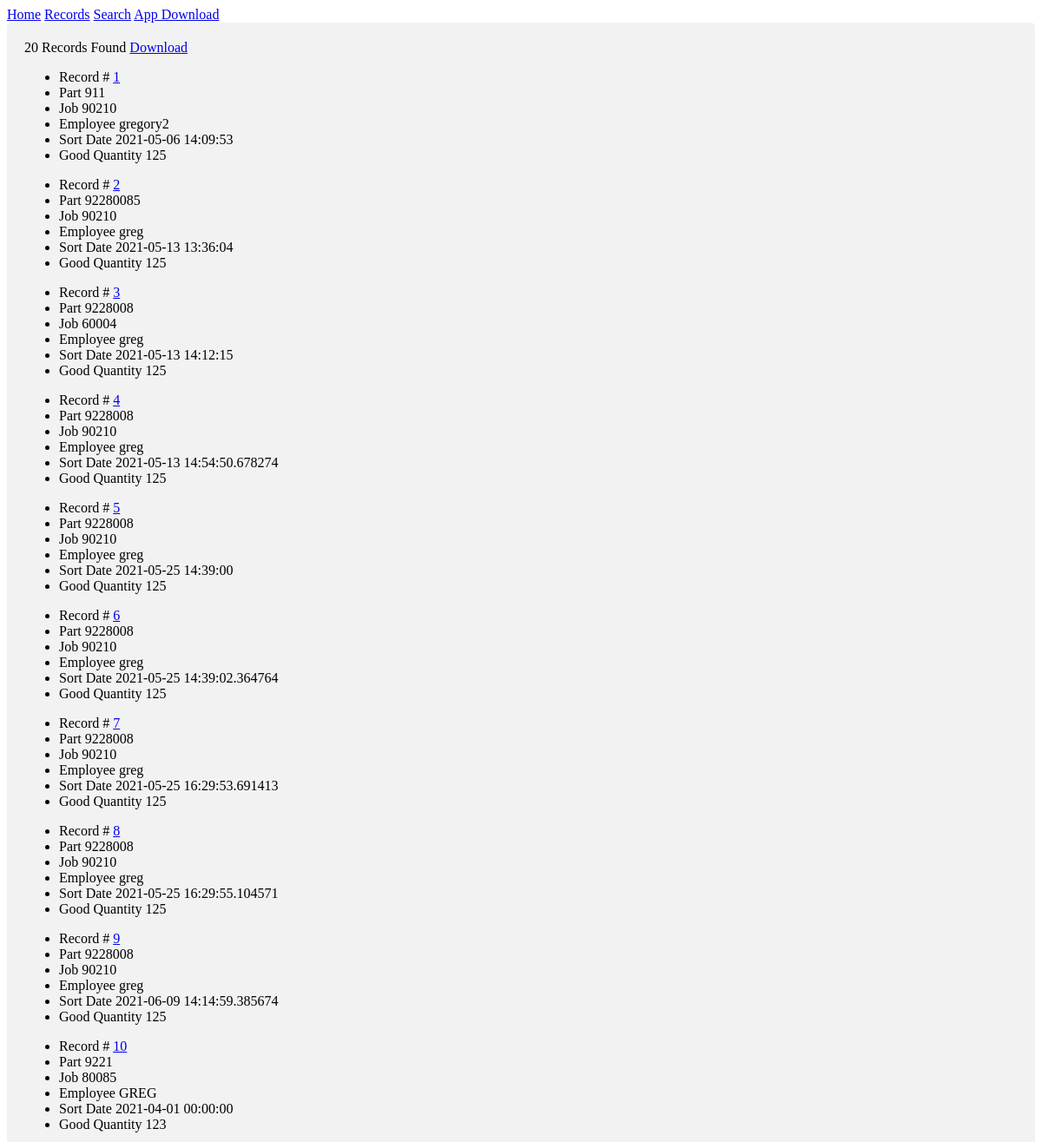
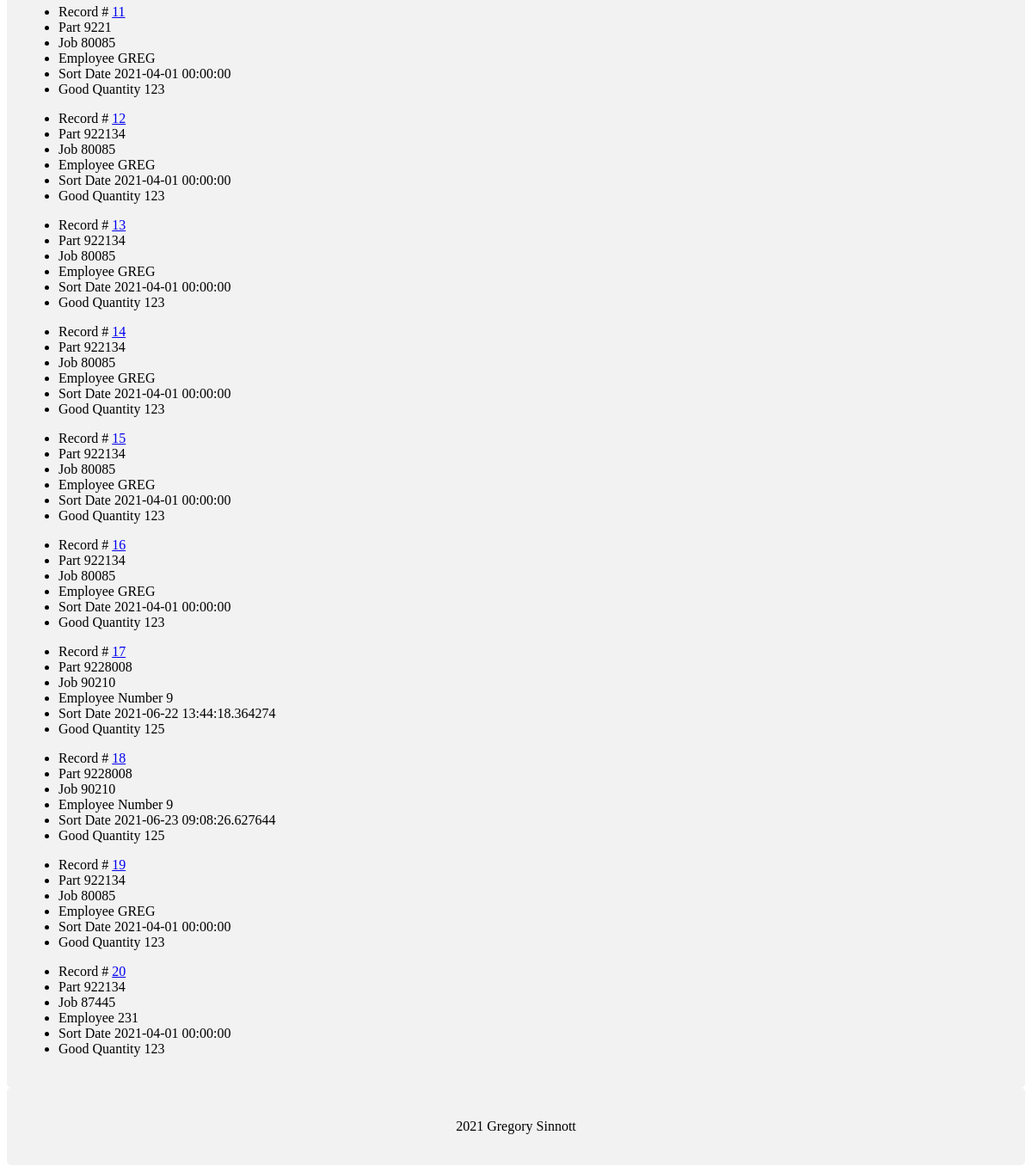
Page /records on the committed database (2 pictures, top to bottom).
### app/models.py (models this page shows, shortened)
class Record(db.Model):
    __tablename__ = "sort-data"
    id = db.Column(db.Integer, primary_key=True)
    Employee = db.Column(db.String(64), index=False, unique=False, nullable=False)
    StartTime = db.Column(db.DateTime, index=False, unique=False, nullable=False)
    TableNumber = db.Column(db.Integer, nullable=False)
    Job = db.Column(db.Integer, nullable=False)
    Part = db.Column(db.Integer, nullable=False)
    Operation = db.Column(db.Integer, nullable=False)
    CastDate = db.Column(db.DateTime, nullable=False)
    CastShift = db.Column(db.Integer, nullable=False)
    GoodQuantity = db.Column(db.Integer, index=False, unique=False, nullable=False)
    Assembly = db.Column(db.Integer, nullable=True)
    AutoSort = db.Column(db.Integer, nullable=True)
    BadThreads = db.Column(db.Integer, nullable=True)
    Bent = db.Column(db.Integer, nullable=True)
    Blisters = db.Column(db.Integer, nullable=True)
    BrokenCore = db.Column(db.Integer, nullable=True)
    Buffing = db.Column(db.Integer, nullable=True)
    Contamination = db.Column(db.Integer, nullable=True)
    DamagedDie = db.Column(db.Integer, nullable=True)
    Debris = db.Column(db.Integer, nullable=True)
    Dimensional = db.Column(db.Integer, nullable=True)
    Flash = db.Column(db.Integer, nullable=True)
    GateVestige = db.Column(db.Integer, nullable=True)
    HeatSinks = db.Column(db.Integer, nullable=True)
    EjectorPinLength = db.Column(db.Integer, nullable=True)
    Lamination = db.Column(db.Integer, nullable=True)
    LeakTest = db.Column(db.Integer, nullable=True)
    MixedParts = db.Column(db.Integer, nullable=True)
    Other = db.Column(db.Integer, nullable=True)
    PartDamage = db.Column(db.Integer, nullable=True)
    PartsNotTapped = db.Column(db.Integer, nullable=True)
    PartsOnGates = db.Column(db.Integer, nullable=True)
    Plating = db.Column(db.Integer, nullable=True)
    PoorFill = db.Column(db.Integer, nullable=True)
    Porosity = db.Column(db.Integer, nullable=True)
    Skiving = db.Column(db.Integer, nullable=True)
    Soldering = db.Column(db.Integer, nullable=True)
    StartUp = db.Column(db.Integer, nullable=True)
    SurfaceFinish = db.Column(db.Integer, nullable=True)
    TrimDamage = db.Column(db.Integer, nullable=True)
    Weight = db.Column(db.Integer, nullable=True)
    WrongPart = db.Column(db.Integer, nullable=True)
    EndTime = db.Column(db.DateTime, nullable=True)
    Rework = db.Column(db.Integer, nullable=True)
    NIT = db.Column(db.Integer, nullable=True)

### app/routes.py (the view)
@app.route("/records", methods=['GET', 'POST'])
def records():
    criteria = {}
    for key, value in request.args.items():
        criteria[key] = value
    if len(criteria) == 0:
        returnLimit = 20
        dateCriteria = ""
        partCriteria = ""
        jobCriteria = ""
    else:
        dateCriteria = criteria["date"]
        partCriteria = criteria["part"]
        jobCriteria = criteria["job"]
        returnLimit = -1 # return limit -1 equals all
    records = Record.query.filter(
            Record.StartTime.startswith(dateCriteria),
            Record.Part.startswith(partCriteria),
            Record.Job.startswith(jobCriteria)).limit(returnLimit).all()
    exportRecords = Record.query.filter(
            Record.StartTime.startswith(dateCriteria),
            Record.Part.startswith(partCriteria),
            Record.Job.startswith(jobCriteria)).all()
    session['filename'] = str(dt.now().strftime("%Y%m%d%H%M%S")) + ".csv"
    w_file = open(os.path.join("app/downloads",session.get('filename', None)), 'a')
    writer = csv.DictWriter(w_file, fieldnames=Record.__table__.columns.keys())
    writer.writeheader()
    for row in exportRecords:
        rowdict = row.__dict__
        rowdict.pop('_sa_instance_state', None)
        writer.writerow(rowdict)
    w_file.close()
    return render_template(
        'records.html',
        records=records
    )

### app/templates/records.html
{% extends "layout.html" %}
{% block content %}
<div class="container">
    <span>{{records|length }} Records Found</span>
    <a href='/records/download'>Download</a>
    {% for record in records %}
    <ul id=record.Employee>
        <li>
            <span class="field-name">Record #</span>
            <a href="/edit_record/{{ record.id }}"> {{ record.id }}</a>
        </li>
        <li>
            <span class="field-name">Part</span>
            <span class="field-value">{{ record.Part }}</span>
        </li>
        <li>
            <span class="field-name">Job</span>
            <span class="field-value">{{ record.Job }}</span>
        </li>
        <li>
            <span class="field-name">Employee</span>
            <span class="field-value">{{ record.Employee }}</span>
        </li>
        <li>
            <span class="field-name">Sort Date</span>
            <span class="field-value">{{ record.StartTime }}</span>
        </li>
        <li>
            <span class="field-name">Good Quantity</span>
            <span class="field-value">{{ record.GoodQuantity }}</span>
        </li>
    </ul>
    {% endfor %}
</div>
{% endblock %}

### app/static/css/main.css (style rules this page uses)
div { border-radius: 5px; background-color: #f2f2f2; padding: 20px; }

### rows in the picture
Record: id "1", Part "911", Job "90210", Employee "gregory2", StartTime "2021-05-06 14:09:53", GoodQuantity "125"
Record: id "2", Part "92280085", Job "90210", Employee "greg", StartTime "2021-05-13 13:36:04", GoodQuantity "125"
Record: id "3", Part "9228008", Job "60004", Employee "greg", StartTime "2021-05-13 14:12:15", GoodQuantity "125"
Record: id "4", Part "9228008", Job "90210", Employee "greg", StartTime "2021-05-13 14:54:50.678274", GoodQuantity "125"
Record: id "5", Part "9228008", Job "90210", Employee "greg", StartTime "2021-05-25 14:39:00", GoodQuantity "125"
Record: id "6", Part "9228008", Job "90210", Employee "greg", StartTime "2021-05-25 14:39:02.364764", GoodQuantity "125"
Record: id "7", Part "9228008", Job "90210", Employee "greg", StartTime "2021-05-25 16:29:53.691413", GoodQuantity "125"
Record: id "8", Part "9228008", Job "90210", Employee "greg", StartTime "2021-05-25 16:29:55.104571", GoodQuantity "125"
Record: id "9", Part "9228008", Job "90210", Employee "greg", StartTime "2021-06-09 14:14:59.385674", GoodQuantity "125"
Record: id "10", Part "9221", Job "80085", Employee "GREG", StartTime "2021-04-01 00:00:00", GoodQuantity "123"
Record: id "11", Part "9221", Job "80085", Employee "GREG", StartTime "2021-04-01 00:00:00", GoodQuantity "123"
Record: id "12", Part "922134", Job "80085", Employee "GREG", StartTime "2021-04-01 00:00:00", GoodQuantity "123"
Record: id "13", Part "922134", Job "80085", Employee "GREG", StartTime "2021-04-01 00:00:00", GoodQuantity "123"
Record: id "14", Part "922134", Job "80085", Employee "GREG", StartTime "2021-04-01 00:00:00", GoodQuantity "123"
Record: id "15", Part "922134", Job "80085", Employee "GREG", StartTime "2021-04-01 00:00:00", GoodQuantity "123"
Record: id "16", Part "922134", Job "80085", Employee "GREG", StartTime "2021-04-01 00:00:00", GoodQuantity "123"
Record: id "17", Part "9228008", Job "90210", Employee "Number 9", StartTime "2021-06-22 13:44:18.364274", GoodQuantity "125"
Record: id "18", Part "9228008", Job "90210", Employee "Number 9", StartTime "2021-06-23 09:08:26.627644", GoodQuantity "125"
Record: id "19", Part "922134", Job "80085", Employee "GREG", StartTime "2021-04-01 00:00:00", GoodQuantity "123"
Record: id "20", Part "922134", Job "87445", Employee "231", StartTime "2021-04-01 00:00:00", GoodQuantity "123"

### other values in the picture
{{ records|length }} "20"
